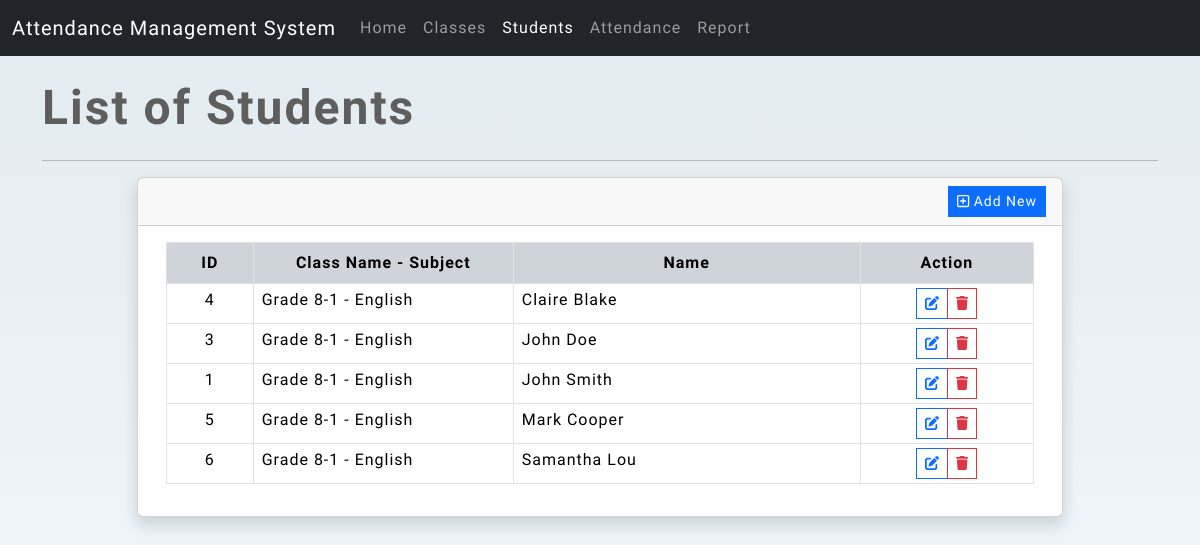
The app's page /?page=student_list, older data.
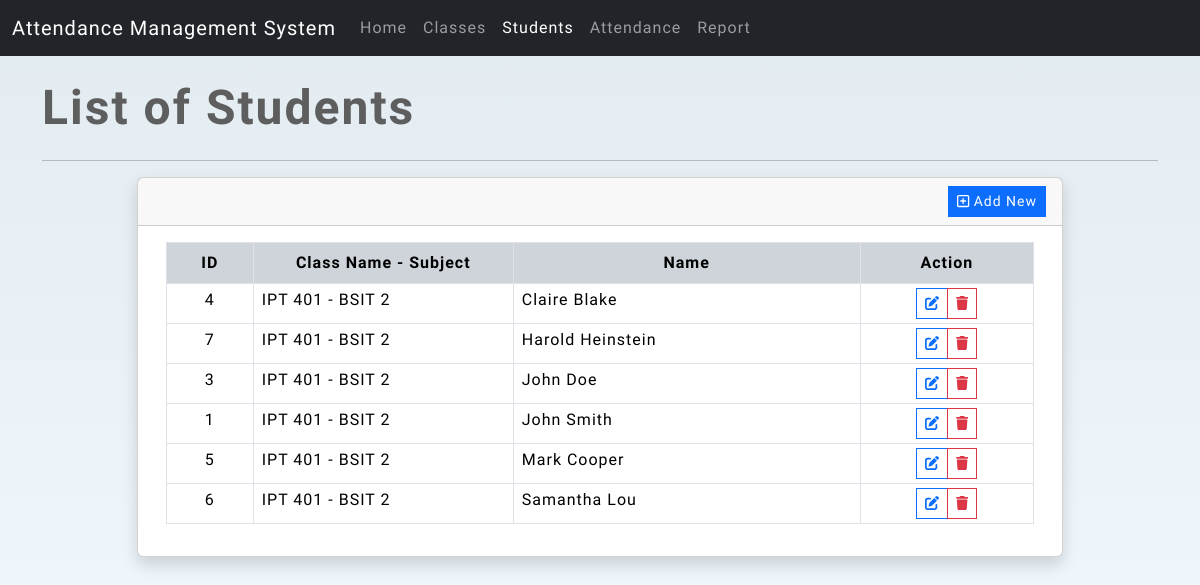
The same page, newer data.
### tables this page shows
CREATE TABLE `students_tbl` (
  `id` int(11) NOT NULL,
  `class_id` int(11) NOT NULL,
  `name` text NOT NULL,
  `created_at` datetime NOT NULL DEFAULT current_timestamp(),
  `updated_at` datetime DEFAULT NULL ON UPDATE current_timestamp()
);

CREATE TABLE `class_tbl` (
  `id` int(11) NOT NULL,
  `name` text NOT NULL,
  `created_at` datetime NOT NULL DEFAULT current_timestamp(),
  `updated_at` datetime DEFAULT NULL ON UPDATE current_timestamp()
);

### classes/actions.class.php (called while the page is built, shortened)
<?php
class Actions{
    private $conn;
    function __construct(){
        require_once(realpath(__DIR__.'/../db-connect.php'));
        $this->conn = $conn;
    }
    public function list_student(){
        $sql = "SELECT `students_tbl`.*, `class_tbl`.`name` as `class` FROM `students_tbl` inner join `class_tbl` on `students_tbl`.`class_id` = `class_tbl`.`id` order by `students_tbl`.`name` ASC";
        $qry = $this->conn->query($sql);
        return $qry->fetch_all(MYSQLI_ASSOC);
    }
}

### pages/student_list.php (the view, shortened to what this page needs)
<div class="page-title mb-3">List of Students</div>
<hr>
<?php
$studentList = $actionClass->list_student();
?>
<div class="row justify-content-center">
    <div class="col-lg-10 col-md-12 col-sm-12 col-12">
        <div class="card shadow">
            <div class="card-header rounded-0">
                <div class="d-flex w-100 justify-content-end align-items-center">
                    <button class="btn btn-sm rounded-0 btn-primary" type="button" id="add_student"><i class="far fa-plus-square"></i> Add New</button>
                </div>
            </div>
            <div class="card-body rounded-0">
                <div class="container-fluid">
                    <div class="table-responsive">
                        <table class="table table-bordered table-hovered table-stripped">
                            <colgroup>
                                <col width="10%">
                                <col width="30%">
                                <col width="40%">
                                <col width="20%">
                            </colgroup>
                            <thead class="bg-dark-subtle">
                                <tr class="bg-transparent">
                                    <th class="bg-transparent text-center">ID</th>
                                    <th class="bg-transparent text-center">Class Name - Subject</th>
                                    <th class="bg-transparent text-center">Name</th>
                                    <th class="bg-transparent text-center">Action</th>
                                </tr>
                            </thead>
                            <tbody>
                                <?php if(!empty($studentList) && is_array($studentList)): ?>
                                <?php foreach($studentList as $row): ?>
                                    <tr>
                                        <td class="text-center px-2 py-1"><?= $row['id'] ?></td>
                                        <td class="px-2 py-1"><?= $row['class'] ?></td>
                                        <td class="px-2 py-1"><?= $row['name'] ?></td>
                                        <td class="text-center px-2 py-1">
                                            <div class="input-group input-group-sm justify-content-center">
                                                <button class="btn btn-sm btn-outline-primary rounded-0 edit_student" type="button" data-id="<?= $row['id'] ?>" title="Edit"><i class="fas fa-edit"></i></button>
                                                <button class="btn btn-sm btn-outline-danger rounded-0 delete_student" type="button" data-id="<?= $row['id'] ?>" title="Delete"><i class="fas fa-trash"></i></button>
                                            </div>
                                        </td>
                                    </tr>
                                <?php endforeach; ?>
                                <?php else: ?>
                                    <tr>
                                        <th class="text-center px-2 py-1" colspan="4">No data found.</th>
                                    </tr>
                                <?php endif; ?>
                            </tbody>
                        </table>
                    </div>
                </div>
            </div>
        </div>
    </div>
</div>

### index.php (shortened to what this page needs)
<?php
    require_once('classes/actions.class.php');
    $actionClass = new Actions();
    $page = $_GET['page'] ?? "home";
?>
<!DOCTYPE html>
<html lang="en">
    <?php include_once('inc/header.php'); ?>
<body>
    <?php include_once('inc/navigation.php'); ?>
        <div class="container-md py-3">
            <div class="main-wrapper">
                <?php include_once("pages/{$page}.php"); ?>
            </div>
        </div>
</body>
</html>

### inc/header.php (shortened to what this page needs)
<head>
    <link rel="stylesheet" href="https://cdnjs.cloudflare.com/ajax/libs/font-awesome/6.4.2/css/all.min.css" />
    <link rel="stylesheet" href="https://cdn.jsdelivr.net/npm/bootstrap@5.3.2/dist/css/bootstrap.min.css">
    <link rel="stylesheet" href="assets/css/style.css">
</head>

### inc/navigation.php (shortened to what this page needs)
<nav class="navbar navbar-expand-lg navbar-light bg-dark sticky-top" data-bs-theme="dark">
    <div class="container-fluid">
        <a class="navbar-brand" href="#">Attendance Management System</a>
        <div class="collapse navbar-collapse" id="navbarSupportedContent">
            <ul class="navbar-nav me-auto mb-2 mb-lg-0">
                <li class="nav-item">
                    <a class="nav-link <?= (isset($page)) && $page == 'home' ? 'active' : '' ?>" href="./">Home</a>
                </li>
                <li class="nav-item">
                    <a class="nav-link <?= (isset($page)) && $page == 'class_list' ? 'active' : '' ?>" href="./?page=class_list">Classes</a>
                </li>
                <li class="nav-item">
                    <a class="nav-link <?= (isset($page)) && $page == 'student_list' ? 'active' : '' ?>" href="./?page=student_list">Students</a>
                </li>
                <li class="nav-item">
                    <a class="nav-link <?= (isset($page)) && $page == 'attendance' ? 'active' : '' ?>" href="./?page=attendance">Attendance</a>
                </li>
                <li class="nav-item">
                    <a class="nav-link <?= (isset($page)) && $page == 'attendance_report' ? 'active' : '' ?>" href="./?page=attendance_report">Report</a>
                </li>
            </ul>
        </div>
    </div>
    </nav>

### assets/css/style.css (style rules this page uses)
:root { --font-orbiton: 'Kanit', sans-serif; --font-ubuntu: 'Ubuntu', sans-serif; }
html, body { height: 100%; width: 100%; max-height: 100%; overflow: auto; }
* { font-family: var(--font-ubuntu); letter-spacing: 1px; }
body:not(.printable-receipt) { background-color: #e4f5ff; background-image: linear-gradient(to top, #f3faff 0%, #e2ebf0 100%); }
div.page-title, div.page-title * { font-size: 3rem; font-weight: 600; letter-spacing: 2px; color: #5e5e5e; font-family: var(--font-orbiton); }

Row changes from the older to the newer data that the page shows:
changed through a linked row, students_tbl "Claire Blake": class.name "Grade 8-1 - English" → "IPT 401 - BSIT 2"
added students_tbl: id "7", class.name "IPT 401 - BSIT 2", name "Harold Heinstein"
changed through a linked row, students_tbl "John Doe": class.name "Grade 8-1 - English" → "IPT 401 - BSIT 2"
changed through a linked row, students_tbl "John Smith": class.name "Grade 8-1 - English" → "IPT 401 - BSIT 2"
changed through a linked row, students_tbl "Mark Cooper": class.name "Grade 8-1 - English" → "IPT 401 - BSIT 2"
changed through a linked row, students_tbl "Samantha Lou": class.name "Grade 8-1 - English" → "IPT 401 - BSIT 2"
